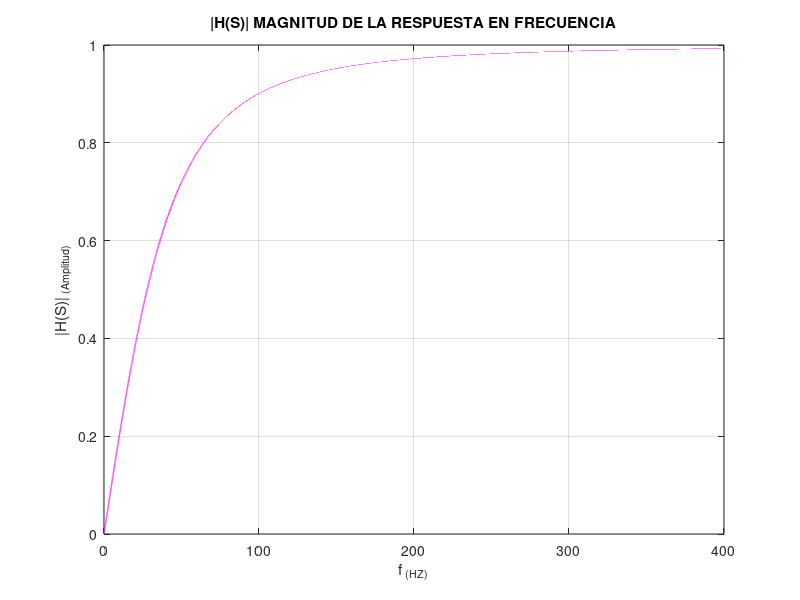
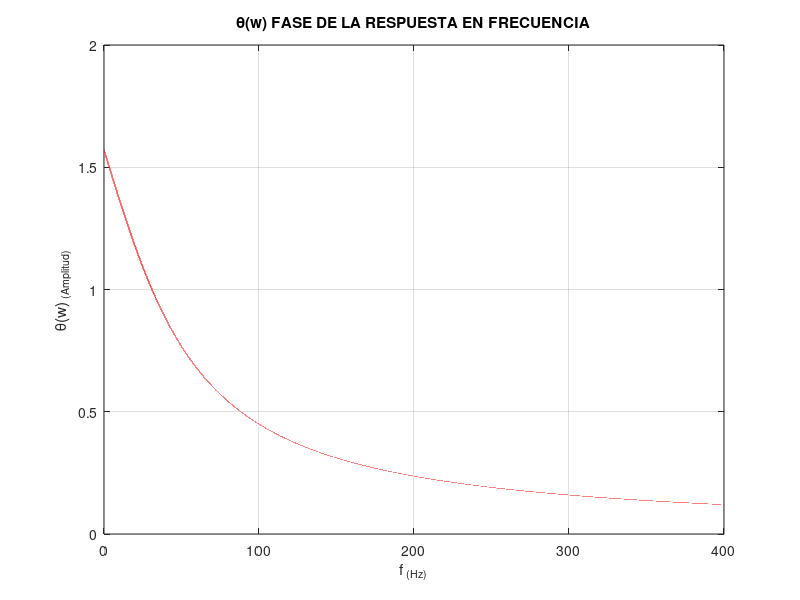

Write MATLAB code to recreate these figures, in order.

close all; 
clear all; 
clc; 

R = 330;        %VALORES A ESCOGER
C = 0.00001;    %VALORES A ESCOGER
f = 100;         %FRECUENCIA DE LA SEÑAL A ESCOGER

%===========II)==========
w = 0:1/100:2500;
f = w./(2.*pi);

magnitud = w./(sqrt((1/(R*C).^2) + w.^2)); 
qw = atan(1./(w.*R.*C)); 
%====MAGNITUD DE LA RESPUESTA EN FRECUENCIA=====
figure(1)
plot(f, magnitud, 'm', 'LineWidth', 1); 
title('|H(S)| MAGNITUD DE LA RESPUESTA EN FRECUENCIA'); 
xlabel('f_{ (HZ)}'); 
ylabel('|H(S)|_{ (Amplitud)}'); 
grid on; 
%======FASE DE LA RESPUESTA EN FRECUENCIA=======
figure(2)
plot(f, qw, 'r', 'LineWidth', 1); 
title('θ(w) FASE DE LA RESPUESTA EN FRECUENCIA'); 
grid on; 
xlabel('f_{ (Hz)}'); 
ylabel('θ(w)_{ (Amplitud)}');